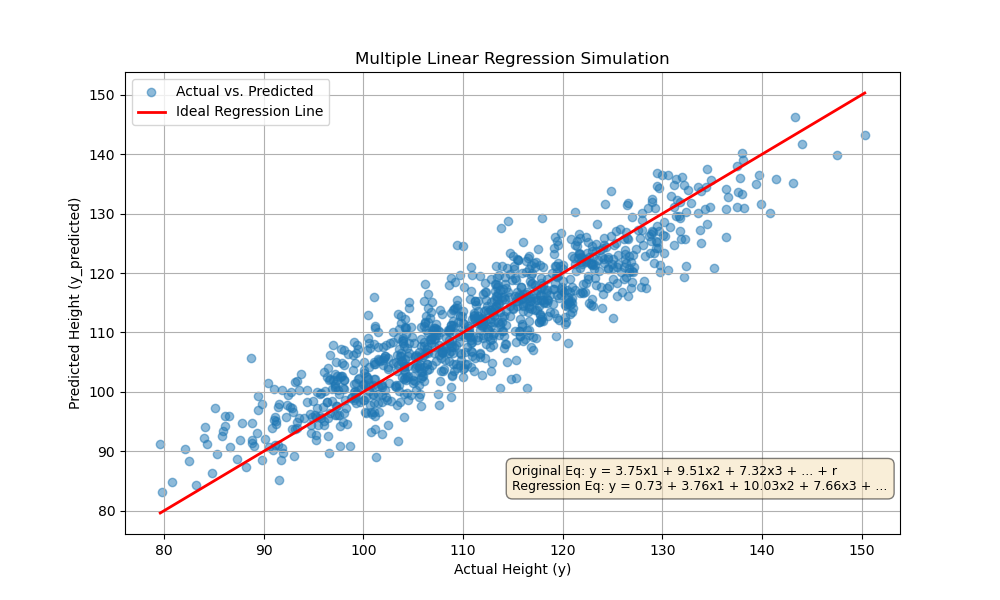

Write the Python code that produced this figure.

import numpy as np
import matplotlib.pyplot as plt
import os

# Set a seed for reproducibility
np.random.seed(42)

# --- 1. Define Simulation Parameters ---
num_samples = 1000
num_features = 50

# Generate random coefficients (b1, b2, ..., b50)
# These are the 'true' coefficients of our original equation.
true_coefficients = np.random.rand(num_features, 1) * 10

# --- 2. Generate Sample Data ---
# Generate random values for the properties (x1, x2, ..., x50)
# X is a matrix where each row is a sample and each column is a feature.
X = np.random.rand(num_samples, num_features)

# Generate a random error term 'r' for each sample
# This adds noise to our data, making it more realistic.
random_error = np.random.randn(num_samples, 1) * 5

# Calculate the output 'y' (height) using the linear equation
# y = X * true_coefficients + random_error
# This is the 'true' relationship we are trying to model.
y = X @ true_coefficients + random_error

# --- 3. Perform Linear Regression ---
# We need to add a column of ones to X for the intercept term.
# This is a standard practice in linear regression.
X_b = np.c_[np.ones((num_samples, 1)), X]

# Use the Normal Equation (via np.linalg.lstsq) to find the best coefficients
# that minimize the sum of squared errors.
# This gives us the estimated coefficients for our regression model.
estimated_coefficients, _, _, _ = np.linalg.lstsq(X_b, y, rcond=None)

# Make predictions using the estimated coefficients
y_predicted = X_b @ estimated_coefficients

# --- 4. Visualize the Results ---
plt.figure(figsize=(10, 6))

# Scatter plot of the actual data (y) vs. predicted data (y_predicted)
# If the model is good, these points should be close to a straight line.
plt.scatter(y, y_predicted, alpha=0.5, label='Actual vs. Predicted')

# Plot the ideal regression line (y=y) for reference
# This line represents a perfect prediction.
min_val = min(y.min(), y_predicted.min())
max_val = max(y.max(), y_predicted.max())
plt.plot([min_val, max_val], [min_val, max_val], 'r-', lw=2, label='Ideal Regression Line')


# --- 5. Display Equations in a Text Box ---
# Create the text for the original and regression equations.
# We'll only show the first 3 coefficients to keep it readable.
original_eq = 'Original Eq: y = {:.2f}x1 + {:.2f}x2 + {:.2f}x3 + ... + r'.format(
    true_coefficients[0][0], true_coefficients[1][0], true_coefficients[2][0]
)
# Note: estimated_coefficients[0] is the intercept.
regression_eq = 'Regression Eq: y = {:.2f} + {:.2f}x1 + {:.2f}x2 + {:.2f}x3 + ...'.format(
    estimated_coefficients[0][0], estimated_coefficients[1][0], estimated_coefficients[2][0], estimated_coefficients[3][0]
)

# Add the text box to the plot
text_box_content = f"{original_eq}\n{regression_eq}"
plt.text(0.50, 0.15, text_box_content, transform=plt.gca().transAxes, fontsize=9,
         verticalalignment='top', bbox=dict(boxstyle='round,pad=0.5', fc='wheat', alpha=0.5))


# --- 6. Finalize and Save the Plot ---
plt.title('Multiple Linear Regression Simulation')
plt.xlabel('Actual Height (y)')
plt.ylabel('Predicted Height (y_predicted)')
plt.legend()
plt.grid(True)

# Save the plot to a file (ensure Documentation directory exists)
output_dir = os.path.join(os.path.dirname(__file__) if '__file__' in globals() else os.getcwd(), 'Documentation')
os.makedirs(output_dir, exist_ok=True)
plot_path = os.path.join(output_dir, 'simulation6.png')
plt.savefig(plot_path)
plt.close()

# Save results summary into a Markdown file inside Documentation
results_md_path = os.path.join(output_dir, 'Results.md')
try:
    with open(results_md_path, 'w', encoding='utf-8') as md:
        md.write('# Results: simulation6\n\n')
        md.write('## Generated plot\n\n')
        # Use relative path for image so the markdown file references the image in the same folder
        md.write('![Actual vs Predicted](simulation6.png)\n\n')

        md.write('## Inputs\n\n')
        md.write(f'- num_samples: {num_samples}\n')
        md.write(f'- num_features: {num_features}\n')
        # show first 5 true coefficients
        try:
            first_true = ', '.join(f'{float(x):.4f}' for x in true_coefficients.flatten()[:5])
        except Exception:
            first_true = 'N/A'
        md.write(f'- true_coefficients (first 5): {first_true}\n')
        md.write('- noise distribution: normal(0,1) scaled by 5\n\n')

        md.write('## Equations\n\n')
        md.write(f'- Original (excerpt): {original_eq}\n')
        md.write(f'- Regression (excerpt): {regression_eq}\n\n')

        md.write('## Estimated coefficients (first 5)\n\n')
        try:
            est_first = ', '.join(f'{float(x):.4f}' for x in estimated_coefficients.flatten()[:5])
        except Exception:
            est_first = 'N/A'
        md.write(f'- {est_first}\n\n')

        md.write('## Metrics\n\n')
        try:
            ss_res = np.sum((y - y_predicted) ** 2)
            ss_tot = np.sum((y - np.mean(y)) ** 2)
            r2 = 1 - ss_res / ss_tot
            md.write(f'- R²: {r2:.4f}\n')
        except Exception:
            md.write('- R²: N/A\n')
    md_created = True
except Exception as e:
    md_created = False
    print(f'Warning: failed to write Results.md: {e}')

print(f"Simulation complete. Graph saved to {plot_path}")
if md_created:
    print(f"Results written to {results_md_path}")
